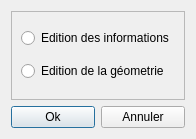
<?xml version="1.0" encoding="UTF-8"?>
<ui version="4.0">
 <class>Dialog</class>
 <widget class="QDialog" name="Dialog">
  <property name="geometry">
   <rect>
    <x>0</x>
    <y>0</y>
    <width>196</width>
    <height>139</height>
   </rect>
  </property>
  <property name="windowTitle">
   <string>Mode d'edition</string>
  </property>
  <layout class="QVBoxLayout" name="verticalLayout_2">
   <item>
    <widget class="QFrame" name="frame">
     <property name="frameShape">
      <enum>QFrame::StyledPanel</enum>
     </property>
     <property name="frameShadow">
      <enum>QFrame::Raised</enum>
     </property>
     <layout class="QVBoxLayout" name="verticalLayout">
      <item>
       <widget class="QRadioButton" name="radioButton">
        <property name="text">
         <string>Edition des informations</string>
        </property>
       </widget>
      </item>
      <item>
       <widget class="QRadioButton" name="radioButton_2">
        <property name="text">
         <string>Edition de la géometrie</string>
        </property>
       </widget>
      </item>
     </layout>
    </widget>
   </item>
   <item>
    <layout class="QHBoxLayout" name="horizontalLayout">
     <item>
      <widget class="QPushButton" name="pushButton">
       <property name="text">
        <string>Ok</string>
       </property>
      </widget>
     </item>
     <item>
      <widget class="QPushButton" name="pushButton_2">
       <property name="text">
        <string>Annuler</string>
       </property>
      </widget>
     </item>
    </layout>
   </item>
  </layout>
 </widget>
 <resources/>
 <connections/>
</ui>
